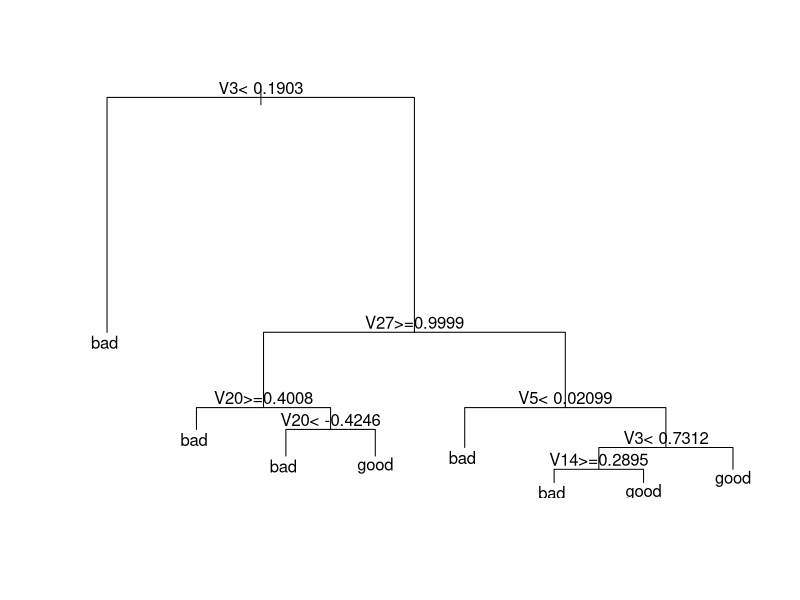
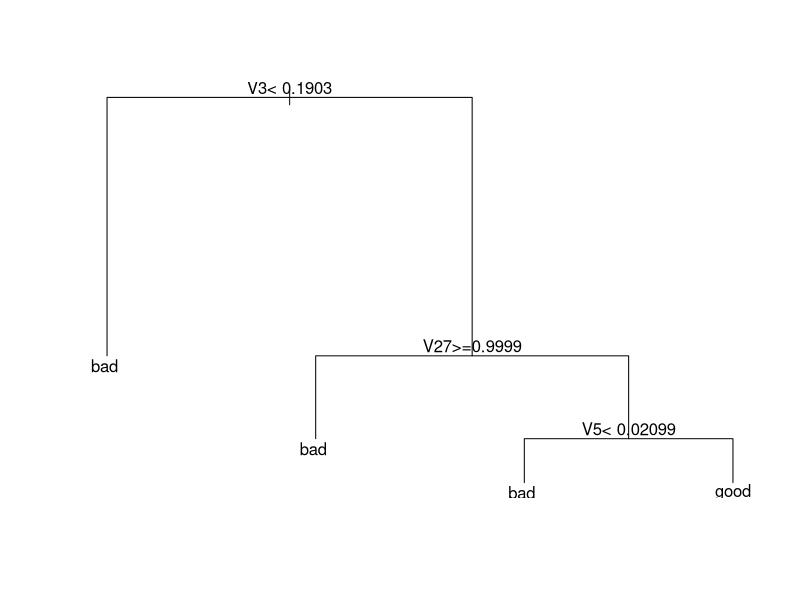
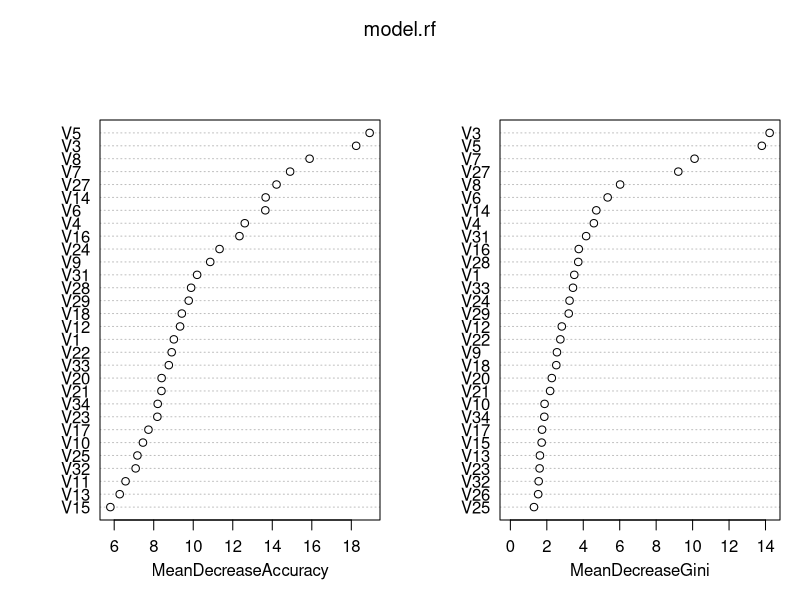

Write the R code that produced these figures, in order.
library(rpart)
library(mlbench)

#For Classification Problem
data("Ionosphere")
#summary(Ionosphere)

#to ensure reproducible results we need to set seed. No. can be anything
set.seed(912)

#split the data into training and test sets
Ionosphere[,"train"] <- ifelse(runif(nrow(Ionosphere))<.8,1,0)

#Create training and test sets
train_set<-Ionosphere[Ionosphere$train == 1,]
test_set <-Ionosphere[Ionosphere$train == 0,]

#get column index of train column
getColNum <- grep("train",names(train_set))

#remove train column from train and test sets
train_set <- train_set[,-getColNum]
test_set <- test_set[,-getColNum]

#get column index of predicted variable in dataset
typeColNum <- grep("Class", names(Ionosphere))

#build model (Create a Decision Tree)
rpart_model <- rpart(Class ~ ., data = train_set, method = "class")

#plot tree
plot(rpart_model)
text(rpart_model)

#predict outcome of Class variable in Test set which we removed
rpart_predict <- predict(rpart_model, test_set[,-typeColNum], type ="class")
mean(rpart_predict == test_set$Class)


#Confusion Matrix
table(pred = rpart_predict, actual = test_set$Class)
prop.table(table(pred = rpart_predict, actual = test_set$Class))

#print cost-compexity parameter
printcp(rpart_model)

# get index of CP with lowest xerror to prepare for Prunning Tree
opt <- which.min(rpart_model$cptable[,"xerror"])

#get its value
cp <- rpart_model$cptable[opt,"CP"]

#prune tree
pruned_model <- prune(rpart_model,cp)
#plot tree
plot(pruned_model);text(pruned_model)

#find proportion of correct predictions using test set by using Prunned Tree
rpart_pruned_predict <- predict(pruned_model,test_set[,-typeColNum],type="class")
mean(rpart_pruned_predict==test_set$Class)

#We need to verify above result by doing a multiple run so below is function to do multiple runs
multiple_runs_classification <- function(train_fraction,n,dataset,prune_tree=FALSE){
  fraction_correct <- rep(NA,n)
  set.seed(912)
  for (i in 1:n){
    dataset[,"train"] <- ifelse(runif(nrow(dataset))<train_fraction,1,0)
    trainColNum <- grep("train",names(dataset))
    typeColNum <- grep("Class",names(dataset))
    trainset <- dataset[dataset$train==1,-trainColNum]
    testset <- dataset[dataset$train==0,-trainColNum]
    rpart_model <- rpart(Class~.,data = train_set, method="class")
    if(prune_tree==FALSE) {
      rpart_test_predict <- predict(rpart_model,test_set[,-typeColNum],type="class")
      fraction_correct[i] <- mean(rpart_test_predict==test_set$Class)
    }else{
      opt <- which.min(rpart_model$cptable[,"xerror"])
      cp <- rpart_model$cptable[opt, "CP"]
      pruned_model <- prune(rpart_model,cp)
      rpart_pruned_predict <- predict(pruned_model,test_set[,-typeColNum],type="class")
      fraction_correct[i] <- mean(rpart_pruned_predict==test_set$Class)
    }
  }
  return(fraction_correct)
}

#For 50 runs, no pruning
unpruned_set <- multiple_runs_classification(0.8,50,Ionosphere)
mean(unpruned_set)

#For 50 runs, with pruning
pruned_set <- multiple_runs_classification(0.8,50,Ionosphere,prune_tree=TRUE)
mean(pruned_set)


#Rather then running Decision Trees multiple times, we can simply try Random Forest

library(randomForest)

#Build Random Forest Model
model.rf <- randomForest(Class ~., data = train_set, importance = TRUE, xtest=test_set[,-typeColNum], ntree=500)

#Fetch Summary
model.rf

#check accuracy for Test Set
mean(model.rf$test$predicted==test_set$Class)

#Confusion Matrix
table(model.rf$test$predicted,test_set$Class)

#Plot
varImpPlot(model.rf)
